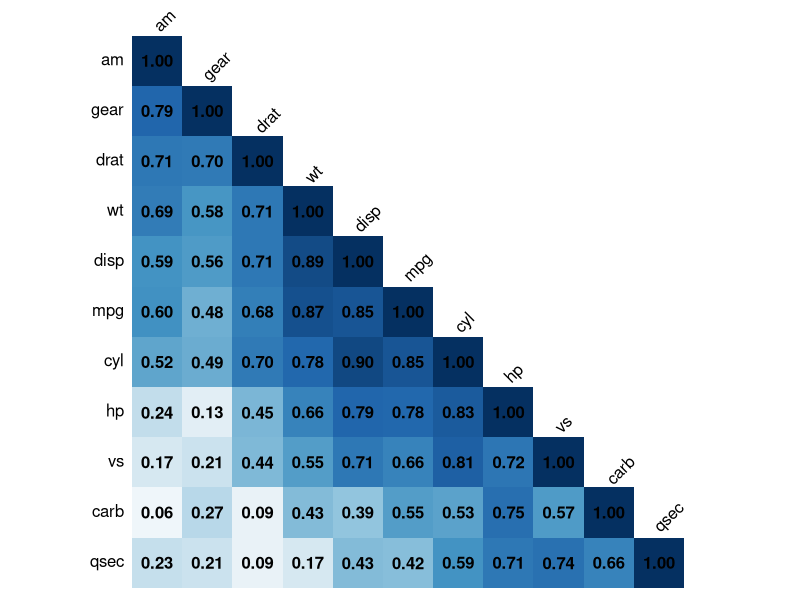
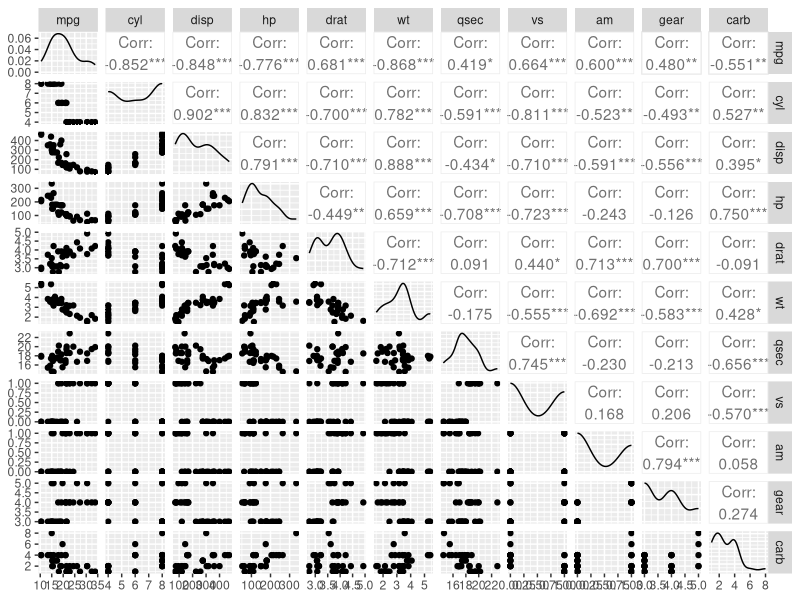
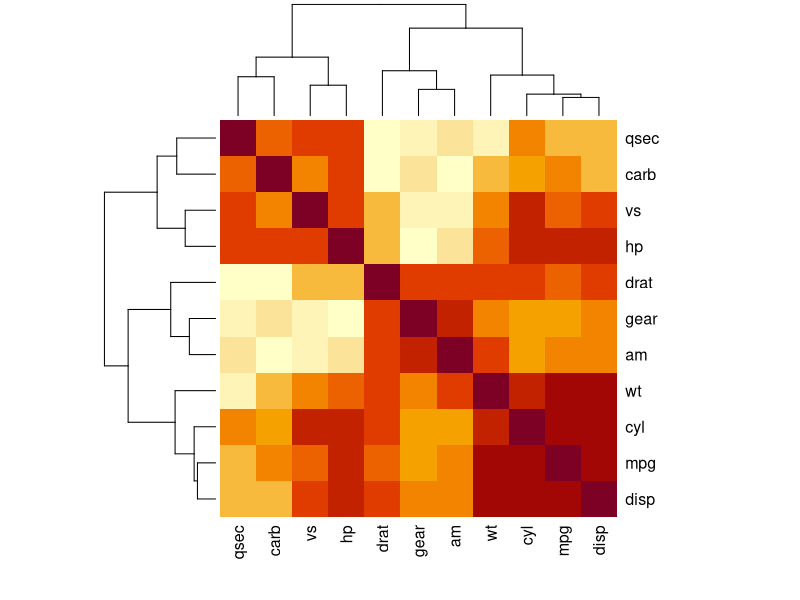

Write the R code that produced these figures, in order.
## ---- chunk 1
knitr::opts_chunk$set(message = FALSE,
                      warning = FALSE,
                      fig.height = 6,
                      fig.width = 7)
Sys.setenv(lang = "en")
## ---- chunk 2
version
## ---- chunk 3
Packages <- c("tidyverse", "corrplot")
lapply(Packages, library, character.only = TRUE)
## ---- chunk 4
# sデータフレームを準備
df <- mtcars

# 相関関係を求める
mcor <- cor(df) %>% 
  round(digits = 2) %>%
  abs() # 多重共線性に対応するため
## ---- chunk 5
library(corrplot)
corrplot::corrplot(mcor, 
                   type = "lower", # 下半分を表示
                   method = "shade", # 四角いパネルで表示
                   shade.col = NA, # パネルに政府を示す斜線を加えない
                   tl.col = "black", # textlabelの色を変える
                   tl.srt = 45, # 上部テキストラベルの角度を変更
                   addCoef.col = "black", # 相関係数を黒で表示
                   cl.pos = "n", # 凡例を表示させない
                   order = "AOE") # "hclust", "AOE", "FPC"
## ---- chunk 6
library(GGally)
ggpairs(df)
## ---- chunk 7
heatmap(mcor, symm = TRUE)
